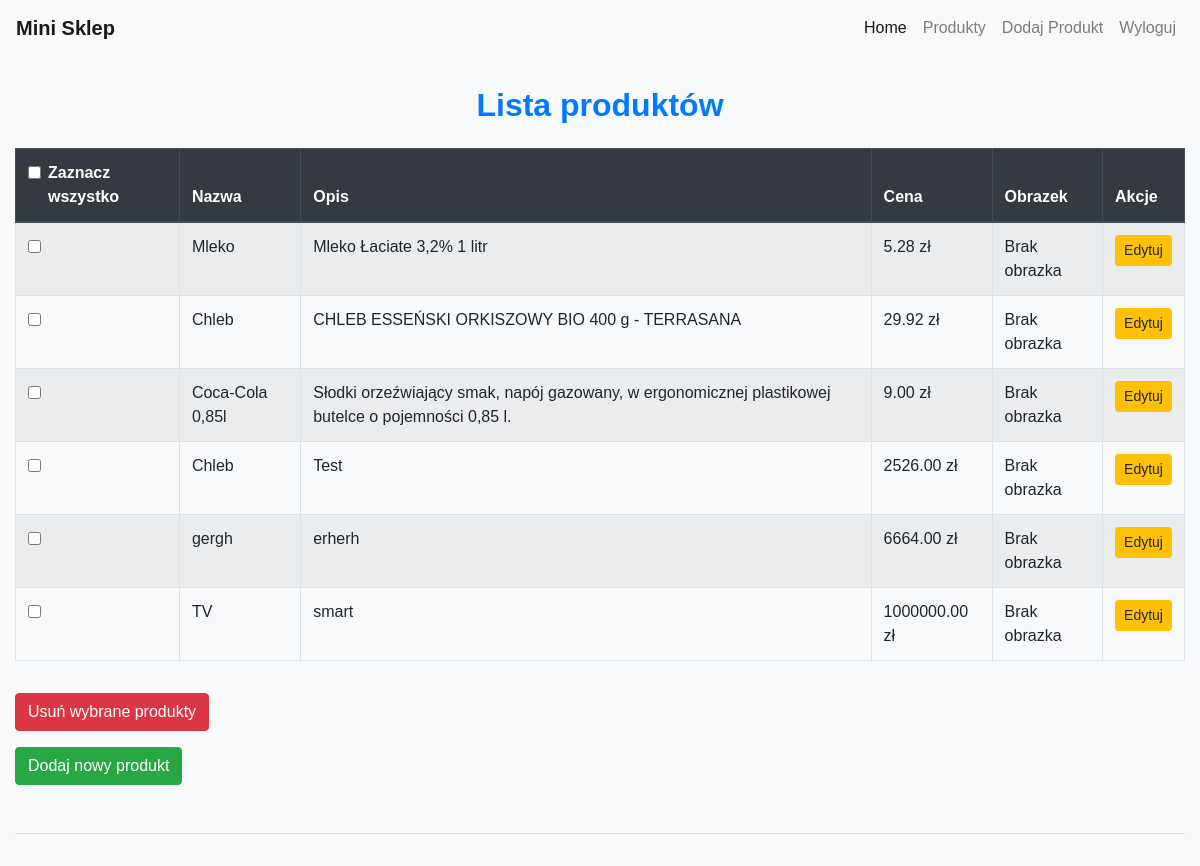
Before: / (signed in) with the older database file.
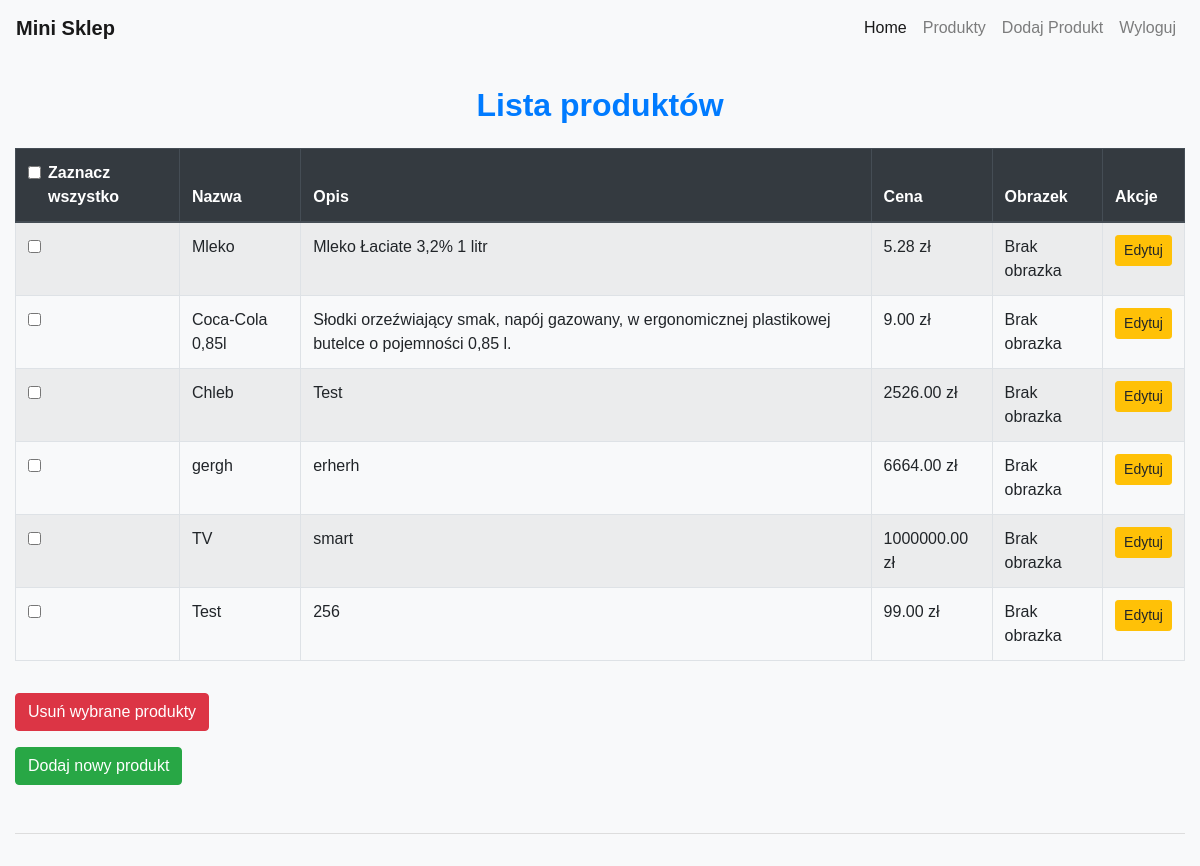
After: the same page with the newer database file.
### sklep/models.py (models this page shows, shortened)
class Produkt(models.Model):
    nazwa = models.CharField(max_length=100)
    opis = models.TextField()
    cena = models.DecimalField(max_digits=10, decimal_places=2)
    obrazek = models.ImageField(upload_to='', null=True, blank=True)

### sklep/views.py (the view)
# urls.py: path('', views.lista_produktow, name='lista_produktow'),  # Lista produktów
@login_required(login_url='login')
def lista_produktow(request):
    produkty = Produkt.objects.all()
    return render(request, '../templates/lista_produktow.html', {'produkty': produkty})

### sklep/templates/lista_produktow.html (shortened to what this page needs)
{% extends 'base.html' %}
{% block content %}
  <h2 class="my-4">Lista produktów</h2>
  <form method="post" action="{% url 'usun_wybrane_produkty' %}">
    <div class="table-responsive">
      <table class="table table-striped table-bordered">
        <thead class="thead-dark">
          <tr>
            <th>
              <div class="form-check">
                <input type="checkbox" id="select_all" class="form-check-input">
                <label class="form-check-label" for="select_all">Zaznacz wszystko</label>
              </div>
            </th>
            <th>Nazwa</th>
            <th>Opis</th>
            <th>Cena</th>
            <th>Obrazek</th>
            <th>Akcje</th>
          </tr>
        </thead>
        <tbody>
          {% for produkt in produkty %}
            <tr>
              <td>
                <div class="form-check">
                  <input type="checkbox" name="produkty_do_usuniecia" value="{{ produkt.id }}" class="form-check-input">
                </div>
              </td>
              <td>{{ produkt.nazwa }}</td>
              <td>{{ produkt.opis }}</td>
              <td>{{ produkt.cena }} zł</td>
              <td>
                {% if produkt.obrazek %}
                  <img src="{{ produkt.obrazek.url }}" alt="{{ produkt.nazwa }}" width="100">
                {% else %}
                  Brak obrazka
                {% endif %}
              </td>
              <td>
                <a href="{% url 'dodaj_edycja_produkt' produkt.id %}" class="btn btn-warning btn-sm">
                   Edytuj
                </a>
              </td>
            </tr>
          {% endfor %}
        </tbody>
      </table>
    </div>
    <div class="mt-3">
      <button type="submit" class="btn btn-danger">
         Usuń wybrane produkty
      </button>
    </div>
  </form>
  <a href="{% url 'dodaj_edycja_produkt' %}" class="btn btn-success mt-3">
     Dodaj nowy produkt
  </a>
{% endblock %}

Changed rows visible on the page:
removed Produkt: nazwa "Chleb", opis "CHLEB ESSEŃSKI ORKISZOWY BIO 400 g - TERRASANA", cena "29.92", shows "Brak obrazka"
added Produkt: nazwa "Test", opis "256", cena "99.00", shows "Brak obrazka"
